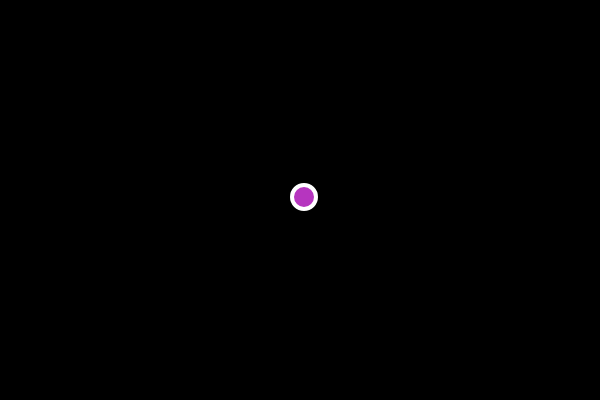
Frame 1 (no input)
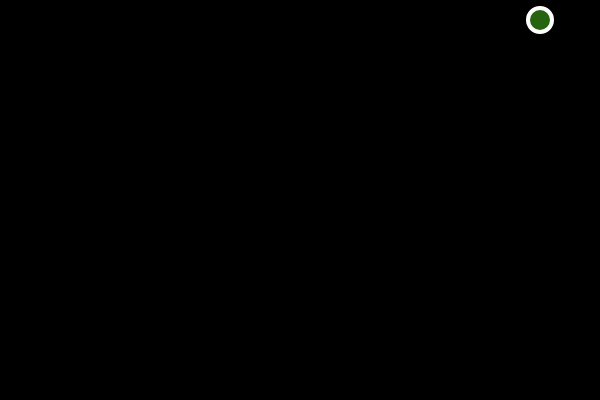
Frame 60 (no input)
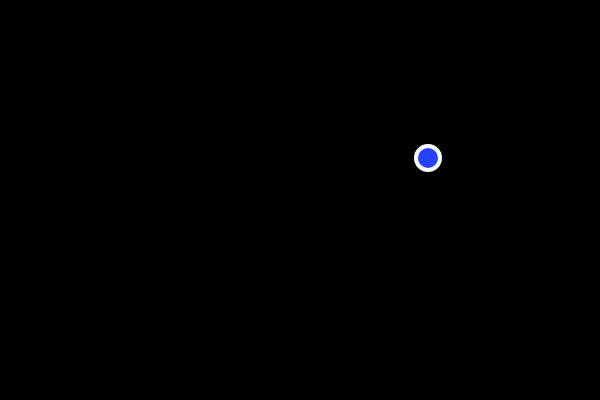
Frame 120 (the mouse pressed at the canvas centre since frame 60)

The p5.js sketch that drew these frames (run headless with seeded random() and noise() and a simulated clock; from frame 60 on, the mouse is pressed at the canvas centre):

// p5.js sketch
// ── sketch.js
// https://editor.p5js.org/jht9629-nyu/sketches/rK86DJt_P
// CCL day 9 func bounce v1
let ball = {
  x: 300,
  y: 200,
  xspeed: 4,
  yspeed: -3,
};
function setup() {
  createCanvas(600, 400);
}
function draw() {
  background(0);
  move();
  bounce();
  display();
}
function bounce() {
  if (ball.x > width || ball.x < 0) {
    ball.xspeed = ball.xspeed * -1;
  }
  if (ball.y > height || ball.y < 0) {
    ball.yspeed = ball.yspeed * -1;
  }
}
function display() {
  stroke(255);
  strokeWeight(4);
  fill(random(255),random(255),random(255));
  ellipse(ball.x, ball.y, 24, 24);
}
function move() {
  ball.x = ball.x + ball.xspeed;
  ball.y = ball.y + ball.yspeed;
}

// Function Basics
// Code! Programming with p5.js
// The Coding Train / Daniel Shiffman
// https://thecodingtrain.com/beginners/p5js/5.1-function-basics.html
// https://youtu.be/wRHAitGzBrg
// https://editor.p5js.org/codingtrain/sketches/omHOuJY1
